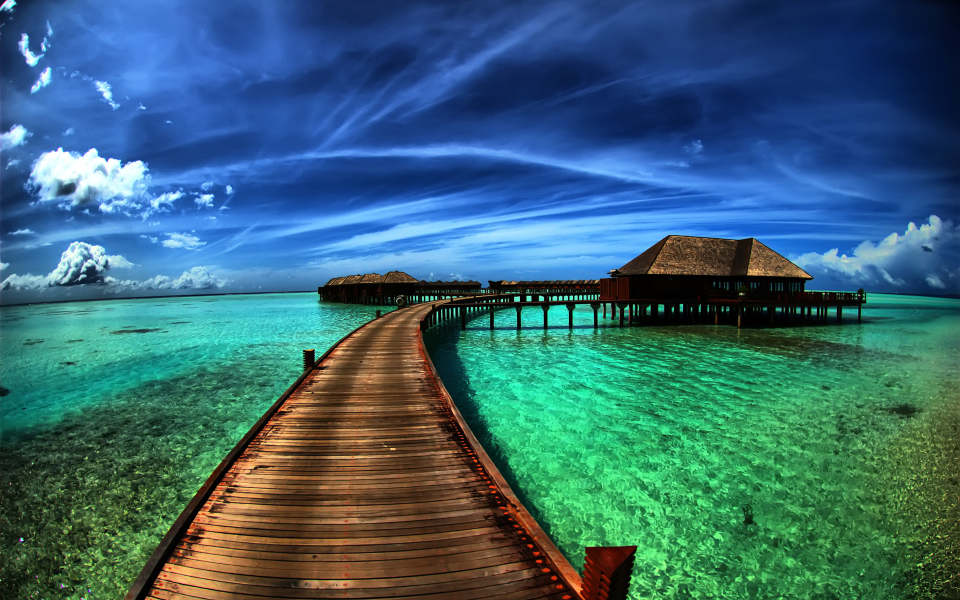
#> input picture OpenCV/test.jpeg, 1920 x 1200 px (shown at 1/2 size)
$ python main.py
#> lines starting #> are read from the running program, lines starting #| are printed output that depends on the picture
import cv2

img = cv2.imread('test.jpeg')
#> img is the input picture: shape (1200, 1920, 3); mean B, G, R 115, 102.9, 56.6
img = cv2.resize(img, (500, 500))
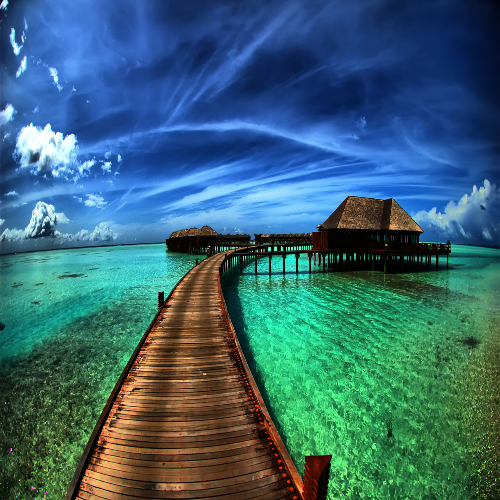
#> img: shape (500, 500, 3); mean B, G, R 114.9, 102.8, 56.5

cv2.imshow('Result', img)

cv2.waitKey(0)
